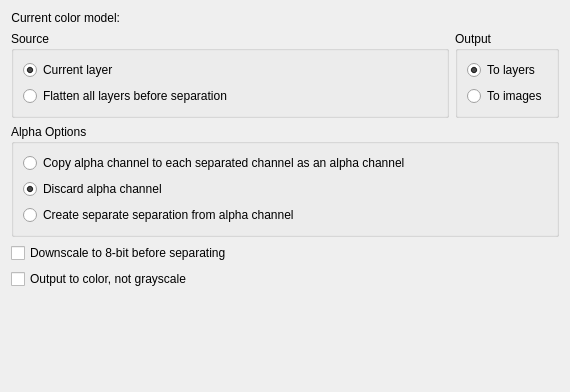
<?xml version="1.0" encoding="UTF-8"?>
<ui version="4.0">
 <class>WdgSeparations</class>
 <widget class="QWidget" name="WdgSeparations">
  <property name="geometry">
   <rect>
    <x>0</x>
    <y>0</y>
    <width>570</width>
    <height>392</height>
   </rect>
  </property>
  <layout class="QVBoxLayout" name="verticalLayout">
   <item>
    <layout class="QHBoxLayout" name="horizontalLayout_3">
     <item>
      <widget class="QLabel" name="textLabel1">
       <property name="text">
        <string>Current color model:</string>
       </property>
       <property name="alignment">
        <set>Qt::AlignRight|Qt::AlignTrailing|Qt::AlignVCenter</set>
       </property>
       <property name="wordWrap">
        <bool>false</bool>
       </property>
      </widget>
     </item>
     <item>
      <widget class="QLabel" name="lblColormodel">
       <property name="sizePolicy">
        <sizepolicy hsizetype="Expanding" vsizetype="Preferred">
         <horstretch>0</horstretch>
         <verstretch>0</verstretch>
        </sizepolicy>
       </property>
       <property name="text">
        <string/>
       </property>
       <property name="wordWrap">
        <bool>false</bool>
       </property>
      </widget>
     </item>
    </layout>
   </item>
   <item>
    <layout class="QHBoxLayout" name="horizontalLayout_2">
     <item>
      <widget class="QGroupBox" name="grpSource">
       <property name="sizePolicy">
        <sizepolicy hsizetype="Expanding" vsizetype="Preferred">
         <horstretch>0</horstretch>
         <verstretch>0</verstretch>
        </sizepolicy>
       </property>
       <property name="title">
        <string>Source</string>
       </property>
       <layout class="QGridLayout">
        <item row="0" column="0">
         <widget class="QRadioButton" name="radioCurrentLayer">
          <property name="text">
           <string>Current layer</string>
          </property>
          <property name="checked">
           <bool>true</bool>
          </property>
         </widget>
        </item>
        <item row="1" column="0">
         <widget class="QRadioButton" name="radioAllLayers">
          <property name="text">
           <string>Flatten all layers before separation</string>
          </property>
         </widget>
        </item>
       </layout>
      </widget>
     </item>
     <item>
      <widget class="QGroupBox" name="grpOutput">
       <property name="title">
        <string>Output</string>
       </property>
       <layout class="QGridLayout">
        <item row="0" column="0">
         <widget class="QRadioButton" name="radioLayers">
          <property name="text">
           <string>To layers</string>
          </property>
          <property name="checked">
           <bool>true</bool>
          </property>
         </widget>
        </item>
        <item row="1" column="0">
         <widget class="QRadioButton" name="radioImages">
          <property name="text">
           <string>To images</string>
          </property>
         </widget>
        </item>
       </layout>
      </widget>
     </item>
    </layout>
   </item>
   <item>
    <widget class="QGroupBox" name="grpAlpha">
     <property name="title">
      <string>Alpha Options</string>
     </property>
     <layout class="QGridLayout">
      <item row="0" column="0">
       <widget class="QRadioButton" name="radioCopyAlpha">
        <property name="text">
         <string>Copy alpha channel to each separated channel as an alpha channel</string>
        </property>
       </widget>
      </item>
      <item row="1" column="0">
       <widget class="QRadioButton" name="radioDiscardAlpha">
        <property name="text">
         <string>Discard alpha channel</string>
        </property>
        <property name="checked">
         <bool>true</bool>
        </property>
       </widget>
      </item>
      <item row="2" column="0">
       <widget class="QRadioButton" name="radioSeparateAlpha">
        <property name="text">
         <string>Create separate separation from alpha channel</string>
        </property>
       </widget>
      </item>
     </layout>
    </widget>
   </item>
   <item>
    <widget class="QCheckBox" name="chkDownscale">
     <property name="text">
      <string>Downscale to 8-bit before separating</string>
     </property>
    </widget>
   </item>
   <item>
    <widget class="QCheckBox" name="chkColors">
     <property name="text">
      <string>Output to color, not grayscale</string>
     </property>
    </widget>
   </item>
   <item>
    <spacer>
     <property name="orientation">
      <enum>Qt::Vertical</enum>
     </property>
     <property name="sizeType">
      <enum>QSizePolicy::Expanding</enum>
     </property>
     <property name="sizeHint" stdset="0">
      <size>
       <width>20</width>
       <height>16</height>
      </size>
     </property>
    </spacer>
   </item>
  </layout>
 </widget>
 <tabstops>
  <tabstop>radioCurrentLayer</tabstop>
  <tabstop>radioLayers</tabstop>
  <tabstop>radioDiscardAlpha</tabstop>
  <tabstop>chkDownscale</tabstop>
  <tabstop>chkColors</tabstop>
 </tabstops>
 <resources/>
 <connections/>
</ui>
